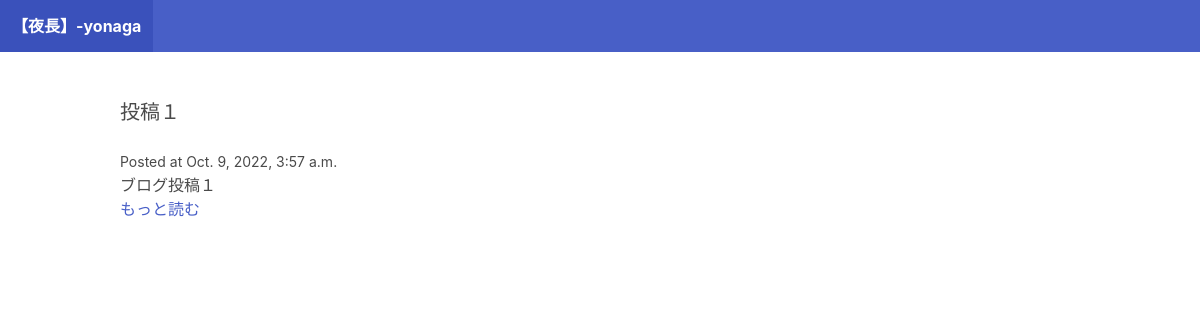
The app's page /, older data.
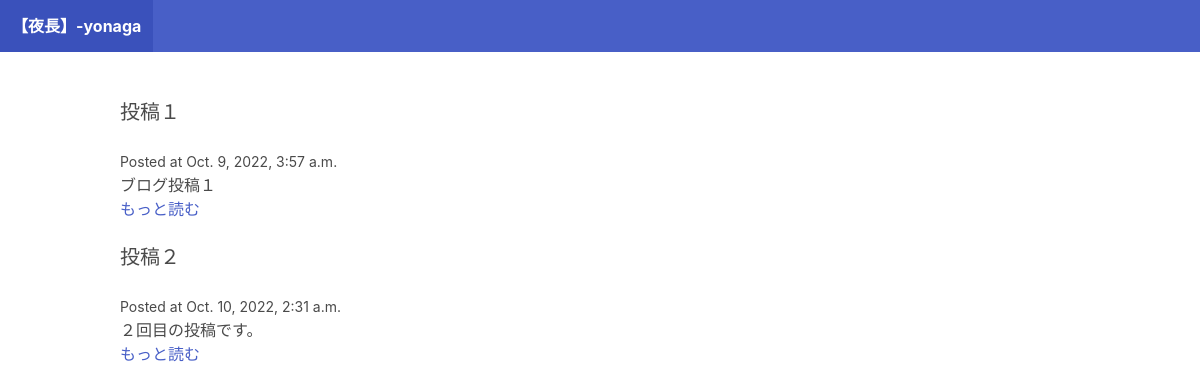
The same page, newer data.
### blog/models.py (models this page shows)
class Post(models.Model):
    title = models.CharField(max_length=255)
    slug = models.SlugField()
    intro = models.TextField()
    body = models.TextField()
    posted_date = models.DateTimeField(auto_now_add=True)

### blog/views.py (the view)
# urls.py: path("",frontpage),
def frontpage(request):
    posts = Post.objects.all()
    return render(request,"blog/frontpage.html",{"posts":posts})

### blog/templates/blog/frontpage.html (shortened to what this page needs)
<!DOCTYPE html>
<html lang="en">
<head>
</head>
<body>
</body>
</html>
{% extends "blog/base.html" %}
{% block content %}
{% for post in posts %}
<div class="post block">
    <h2 class="subtitle">{{post.title}}</h2>
    <small>Posted at {{post.posted_date}}</small>
    <p>{{post.intro}}</p>
    <a href="{% url 'post_detail' post.slug %}">もっと読む</a>
</div>
{% endfor %} {% endblock %}

Row changes from the older to the newer data that the page shows:
added Post: title "投稿２", posted_date "Oct. 10, 2022, 2:31 a.m.", intro "２回目の投稿です。"
